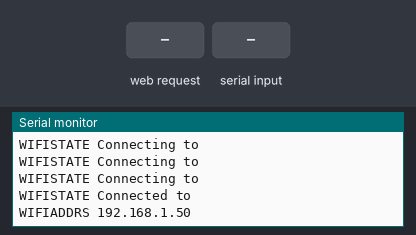
This sketch was run on a simulated ESP8266 (NodeMCU). Shown: the last lines printed to the serial monitor. Inputs (shaded band) come from the test bench. WiFi joins after 1.5 s; servers stay silent unless stated; not simulated (calls return 0 or success): arduinosecrets.h.

Above: at 2.7 s.
2.8 s: HTTP request GET /TEMPINCEL received
At 3.9 s:
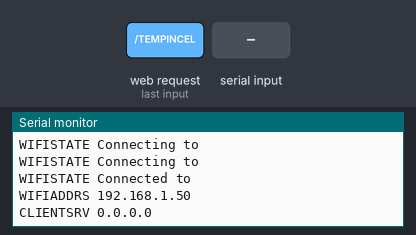
4.3 s: "TEMPINCEL\n" received over Serial
At 5.7 s:
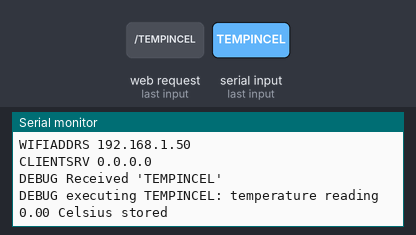
6.8 s: "90,45\n" received over Serial
At 8.8 s:
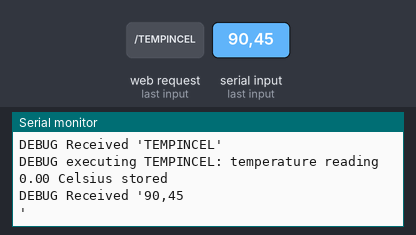
9.3 s: "0\n" received over Serial
At 10.7 s:
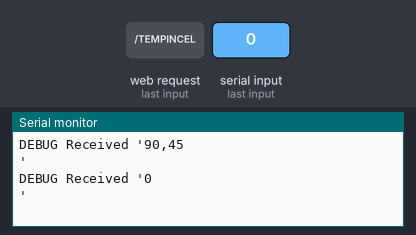

The sketch:

esp8266.ino
```cpp
#include <arduino.h>
#include <ESP8266WiFi.h>
#include "arduinosecrets.h"

// WIFI SSID & PW
const char* ssid     = SECRET_SSID;
const char* password = SECRET_PASS;

// Readings Store
float currentTemperature;
const char CELCIUS[4] = {' ', 176, 'C', '\0'};

// Create Wifi Server
WiFiServer server(80);

void setup() {
  // put your setup code here, to run once:
  Serial.begin(9600);
  WiFi.begin(ssid, password);
  while (WiFi.status() != WL_CONNECTED) {
    // Report connecting status
    Serial.print("WIFISTATE Connecting to "); Serial.println(ssid);
    delay(500);
  }
  // Report Connected to status
  Serial.print("WIFISTATE Connected to "); Serial.println(ssid);

  // Report IP Addres
  Serial.print("WIFIADDRS "); Serial.println(WiFi.localIP());

  // Start HTTP Server
  server.begin();
}

void loop() {
  // put your main code here, to run repeatedly:
  SerialComms();
  WebServer();
}

void SerialComms() {
    if (Serial.available()) {
      char commandBuffer[10] = "";
      Serial.readBytesUntil(' ', commandBuffer, 9);
      Serial.print("DEBUG Received '");
      Serial.print(commandBuffer);
      Serial.println("'");
      if (strcmp(commandBuffer, "TEMPINCEL") == 0) {
        // Receiving Temperature
        currentTemperature = Serial.parseFloat();
        Serial.print("DEBUG executing ");
        Serial.print(commandBuffer);
        Serial.print(": temperature reading ");
        Serial.print(currentTemperature);
        Serial.println(" Celsius stored");
      }
    }
}

void WebServer() {
  WiFiClient client = server.available();

  if (client) {
    const unsigned long timeoutTime = 2000;
    long currentTime = millis();
    long startTime = currentTime;

    String currentLine = "";
    String header = "";
    while (client.connected() && currentTime - startTime <= timeoutTime) {
      currentTime = millis();
      if (client.available())
      {
        char c = client.read();
        header += c;
        if (c == '\n') {
          if (currentLine.length() == 0) {
            // After 2 \n characters, the headers are concluded and a response is requested
            ProcessRequest(client, header);
            break;
          }
          currentLine = "";
        } else if (c != '\r') {
          currentLine += c;
        }
      }
    }
    Serial.print("CLIENTSRV "); Serial.println(client.remoteIP());
    client.stop();
  }
}

void ProcessRequest(WiFiClient client, String header) {
  client.println("HTTP/1.1 200 OK");
  client.println("Content-type:text/html");
  client.println("Connection: close");
  client.println();
  client.println("<!DOCTYPE html><html>");
  client.println("<head>");
  client.println("<meta name=\"viewport\" content=\"width=device-width, initial-scale=1\">");
  client.println("<link rel=\"icon\" href=\"data:,\">");
  client.println("</head><body>");
  client.println("<h1>John's Awesome Weather Station</h1>");
  client.print("<p>The current temperature is "); client.print(currentTemperature); client.print(CELCIUS); client.println("</p>");
  client.println("</body>");
  client.println();
}
```

Measured:
- after the input at 2.8 s, the serial monitor: prints a new line at once (image 1)
- after the input at 4.3 s, the serial monitor: prints a new line at once (image 2)
- after the input at 6.8 s, the serial monitor: prints a new line after 1.0 s (image 3)
- after the input at 9.3 s, the serial monitor: prints a new line after 1.0 s (image 4)
